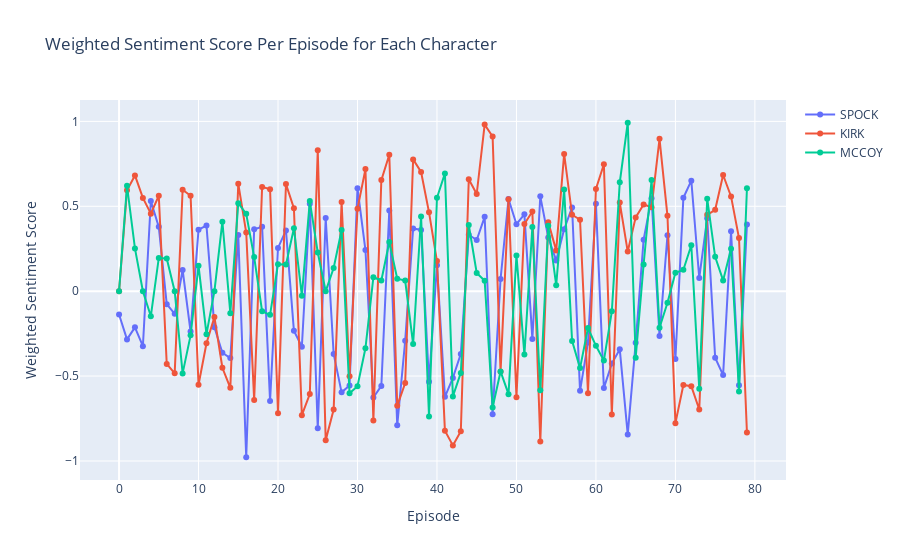

Notebook code for this chart:
### Code cell
traces = []

for char in characters_of_interest:
    # Merge sentiment scores and word counts per character per episode
    counts = pd.DataFrame(word_counts[char]) 
    char_data = pd.merge(merged_df[char], counts, left_index=True, right_index=True)
    char_data.columns = ['sent_per_episode', 'word count']
    
    # Normalize word counts
    max_word_count = char_data['word count'].max()
    char_data['normalized_word_count'] = char_data['word count'] / max_word_count
    
    # Calculate weighted sentiment score per episode
    char_data['weighted_sentiment'] = char_data['sent_per_episode'] * char_data['normalized_word_count']
    
    title_values = series_lines_raw_df['Title']
    
    # Create a Plotly trace for the character
    trace = go.Scatter(
        x=char_data.index,  # Episode numbers
        y=char_data['weighted_sentiment'],
        mode='lines+markers',
        name=char,
        text=[f'Episode: {episode}<br>Weighted Sentiment: {sentiment:.2f}<br>Title: {title}' 
              for episode, sentiment, title in zip(char_data.index, 
                                                    char_data['weighted_sentiment'], 
                                                    title_values)],  # Include 'Title' values in hover text
        hoverinfo='text'
    )
    traces.append(trace)

# Create the layout for the plot
layout = go.Layout(
    title='Weighted Sentiment Score Per Episode for Each Character',
    xaxis=dict(title='Episode'),
    yaxis=dict(title='Weighted Sentiment Score')
)

# Create the Plotly figure
fig = go.Figure(data=traces, layout=layout)

# Show the plot
fig.show()

### Figure 1 — Plotly figure (JSON) as saved in the notebook; plotly's stock layout.template omitted (floating-point values rounded to 4 significant figures)
{"data": [{"hoverinfo": "text", "mode": "lines+markers", "name": "SPOCK", "text": ["Episode: 0<br>Weighted Sentiment: -0.14<br>Title: The Cage", "Episode: 1<br>Weighted Sentiment: -0.28<br>Title: The Man Trap", "Episode: 2<br>Weighted Sentiment: -0.21<br>Title: Charlie X", "Episode: 3<br>Weighted Sentiment: -0.32<br>Title: Where No Man Has Gone Before", "Episode: 4<br>Weighted Sentiment: 0.53<br>Title: The Naked Time", "Episode: 5<br>Weighted Sentiment: 0.38<br>Title: The Enemy Within", "Episode: 6<br>Weighted Sentiment: -0.08<br>Title: Mudd's Women", "Episode: 7<br>Weighted Sentiment: -0.13<br>Title: What Are Little Girls Made\r", "Episode: 8<br>Weighted Sentiment: 0.12<br>Title: Miri", "Episode: 9<br>Weighted Sentiment: -0.24<br>Title: Dagger Of The Mind", "Episode: 10<br>Weighted Sentiment: 0.36<br>Title: The Corbomite Maneuver", "Episode: 11<br>Weighted Sentiment: 0.39<br>Title: The Menagerie", "Episode: 12<br>Weighted Sentiment: -0.21<br>Title: The Menagerie, Part 2", "Episode: 13<br>Weighted Sentiment: -0.36<br>Title: The Conscience of the King", "Episode: 14<br>Weighted Sentiment: -0.39<br>Title: Balance of Terror", "Episode: 15<br>Weighted Sentiment: 0.33<br>Title: Shore Leave", "Episode: 16<br>Weighted Sentiment: -0.98<br>Title: The Galileo Seven", "Episode: 17<br>Weighted Sentiment: 0.36<br>Title: The Squire of Gothos", "Episode: 18<br>Weighted Sentiment: 0.38<br>Title: Arena", "Episode: 19<br>Weighted Sentiment: -0.65<br>Title: Tomorrow is Yesterday", "Episode: 20<br>Weighted Sentiment: 0.25<br>Title: Court Martial", "Episode: 21<br>Weighted Sentiment: 0.36<br>Title: The Return of The Archons", "Episode: 22<br>Weighted Sentiment: -0.23<br>Title: Space Seed", "Episode: 23<br>Weighted Sentiment: -0.33<br>Title: A Taste of Armageddon", "Episode: 24<br>Weighted Sentiment: 0.51<br>Title: This Side of Paradise", "Episode: 25<br>Weighted Sentiment: -0.81<br>Title: The Devil In The Dark", "Episode: 26<br>Weighted Sentiment: 0.43<br>Title: Errand of Mercy", "Episode: 27<br>Weighted Sentiment: -0.37<br>Title: The Alternative Factor", "Episode: 28<br>Weighted Sentiment: -0.60<br>Title: The City on the Edge of Forever", "Episode: 29<br>Weighted Sentiment: -0.56<br>Title: Operation: Annihilate!", "Episode: 30<br>Weighted Sentiment: 0.61<br>Title: Amok Time", "Episode: 31<br>Weighted Sentiment: 0.24<br>Title: Who Mourns For Adonais?", "Episode: 32<br>Weighted Sentiment: -0.63<br>Title: The Changeling", "Episode: 33<br>Weighted Sentiment: -0.56<br>Title: Mirror, Mirror", "Episode: 34<br>Weighted Sentiment: 0.48<br>Title: The Apple", "Episode: 35<br>Weighted Sentiment: -0.79<br>Title: The Doomsday Machine", "Episode: 36<br>Weighted Sentiment: -0.29<br>Title: Catspaw", "Episode: 37<br>Weighted Sentiment: 0.37<br>Title: I, Mudd", "Episode: 38<br>Weighted Sentiment: 0.36<br>Title: Metamorphosis", "Episode: 39<br>Weighted Sentiment: -0.53<br>Title: Journey to Babel", "Episode: 40<br>Weighted Sentiment: 0.15<br>Title: Friday's Child", "Episode: 41<br>Weighted Sentiment: -0.62<br>Title: The Deadly Years", "Episode: 42<br>Weighted Sentiment: -0.51<br>Title: Obsession", "Episode: 43<br>Weighted Sentiment: -0.37<br>Title: Wolf In The Fold", "Episode: 44<br>Weighted Sentiment: 0.33<br>Title: The Trouble With Tribbles", "Episode: 45<br>Weighted Sentiment: 0.30<br>Title: The Gamesters Of Triskelion", "Episode: 46<br>Weighted Sentiment: 0.44<br>Title: A Piece Of The Action", "Episode: 47<br>Weighted Sentiment: -0.72<br>Title: The Immunity Syndrome", "Episode: 48<br>Weighted Sentiment: 0.07<br>Title: A Private Little War", "Episode: 49<br>Weighted Sentiment: 0.54<br>Title: Return To Tomorrow", "Episode: 50<br>Weighted Sentiment: 0.39<br>Title: Patterns Of Force", "Episode: 51<br>Weighted Sentiment: 0.45<br>Title: By Any Other Name", "Episode: 52<br>Weighted Sentiment: -0.28<br>Title: The Omega Glory", "Episode: 53<br>Weighted Sentiment: 0.56<br>Title: The Ultimate Computer", "Episode: 54<br>Weighted Sentiment: 0.32<br>Title: Bread And Circuses", "Episode: 55<br>Weighted Sentiment: 0.18<br>Title: Assignment: Earth", "Episode: 56<br>Weighted Sentiment: 0.36<br>Title: Spock's Brain", "Episode: 57<br>Weighted Sentiment: 0.49<br>Title: The Enterprise Incident", "Episode: 58<br>Weighted Sentiment: -0.59<br>Title: The Paradise Syndrome", "Episode: 59<br>Weighted Sentiment: -0.30<br>Title: And The Children Shall Lead", "Episode: 60<br>Weighted Sentiment: 0.51<br>Title: Is There In Truth No Beauty?", "Episode: 61<br>Weighted Sentiment: -0.57<br>Title: Spectre Of The Gun", "Episode: 62<br>Weighted Sentiment: -0.43<br>Title: The Day Of The Dove", "Episode: 63<br>Weighted Sentiment: -0.34<br>Title: For The World Is Hollow And\r", "Episode: 64<br>Weighted Sentiment: -0.84<br>Title: The Tholian Web", "Episode: 65<br>Weighted Sentiment: -0.30<br>Title: Plato's Stepchildren", "Episode: 66<br>Weighted Sentiment: 0.30<br>Title: Wink Of An Eye", "Episode: 67<br>Weighted Sentiment: 0.55<br>Title: The Empath", "Episode: 68<br>Weighted Sentiment: -0.26<br>Title: Elaan of Troyius", "Episode: 69<br>Weighted Sentiment: 0.33<br>Title: Whom Gods Destroy", "Episode: 70<br>Weighted Sentiment: -0.40<br>Title: Let That Be Your Last\r", "Episode: 71<br>Weighted Sentiment: 0.55<br>Title: The Mark Of Gideon", "Episode: 72<br>Weighted Sentiment: 0.65<br>Title: That Which Survives", "Episode: 73<br>Weighted Sentiment: 0.08<br>Title: The Lights Of Zetar", "Episode: 74<br>Weighted Sentiment: 0.43<br>Title: Requiem For Methuselah", "Episode: 75<br>Weighted Sentiment: -0.39<br>Title: The Way To Eden", "Episode: 76<br>Weighted Sentiment: -0.49<br>Title: The Cloud Minders", "Episode: 77<br>Weighted Sentiment: 0.35<br>Title: The Savage Curtain", "Episode: 78<br>Weighted Sentiment: -0.55<br>Title: All Our Yesterdays", "Episode: 79<br>Weighted Sentiment: 0.39<br>Title: Turnabout Intruder"], "type": "scatter", "x": [0, 1, 2, 3, 4, 5, 6, 7, 8, 9, 10, 11, 12, 13, 14, 15, 16, 17, 18, 19, 20, 21, 22, 23, 24, 25, 26, 27, 28, 29, 30, 31, 32, 33, 34, 35, 36, 37, 38, 39, 40, 41, 42, 43, 44, 45, 46, 47, 48, 49, 50, 51, 52, 53, 54, 55, 56, 57, 58, 59, 60, 61, 62, 63, 64, 65, 66, 67, 68, 69, 70, 71, 72, 73, 74, 75, 76, 77, 78, 79], "y": [-0.137, -0.2841, -0.213, -0.3239, 0.5316, 0.3789, -0.07666, -0.133, 0.1247, -0.2378, 0.3624, 0.3865, -0.2121, -0.3624, -0.3938, 0.3311, -0.9781, 0.3642, 0.3789, -0.6466, 0.2548, 0.3581, -0.233, -0.3271, 0.5146, -0.8066, 0.4307, -0.3695, -0.596, -0.555, 0.6064, 0.2421, -0.6265, -0.5578, 0.4754, -0.7904, -0.2919, 0.3697, 0.3609, -0.5335, 0.1532, -0.6225, -0.5108, -0.3693, 0.3322, 0.3016, 0.4378, -0.7247, 0.07177, 0.5428, 0.3943, 0.4526, -0.2809, 0.5587, 0.3159, 0.1814, 0.3649, 0.4933, -0.587, -0.3026, 0.5149, -0.5696, -0.4266, -0.3425, -0.8436, -0.3044, 0.3035, 0.5477, -0.2642, 0.3292, -0.3996, 0.5498, 0.6509, 0.07784, 0.4301, -0.3917, -0.4943, 0.353, -0.5537, 0.3934]}, {"hoverinfo": "text", "mode": "lines+markers", "name": "KIRK", "text": ["Episode: 0<br>Weighted Sentiment: 0.00<br>Title: The Cage", "Episode: 1<br>Weighted Sentiment: 0.59<br>Title: The Man Trap", "Episode: 2<br>Weighted Sentiment: 0.68<br>Title: Charlie X", "Episode: 3<br>Weighted Sentiment: 0.55<br>Title: Where No Man Has Gone Before", "Episode: 4<br>Weighted Sentiment: 0.46<br>Title: The Naked Time", "Episode: 5<br>Weighted Sentiment: 0.56<br>Title: The Enemy Within", "Episode: 6<br>Weighted Sentiment: -0.43<br>Title: Mudd's Women", "Episode: 7<br>Weighted Sentiment: -0.48<br>Title: What Are Little Girls Made\r", "Episode: 8<br>Weighted Sentiment: 0.60<br>Title: Miri", "Episode: 9<br>Weighted Sentiment: 0.56<br>Title: Dagger Of The Mind", "Episode: 10<br>Weighted Sentiment: -0.55<br>Title: The Corbomite Maneuver", "Episode: 11<br>Weighted Sentiment: -0.31<br>Title: The Menagerie", "Episode: 12<br>Weighted Sentiment: -0.15<br>Title: The Menagerie, Part 2", "Episode: 13<br>Weighted Sentiment: -0.45<br>Title: The Conscience of the King", "Episode: 14<br>Weighted Sentiment: -0.57<br>Title: Balance of Terror", "Episode: 15<br>Weighted Sentiment: 0.63<br>Title: Shore Leave", "Episode: 16<br>Weighted Sentiment: 0.35<br>Title: The Galileo Seven", "Episode: 17<br>Weighted Sentiment: -0.64<br>Title: The Squire of Gothos", "Episode: 18<br>Weighted Sentiment: 0.61<br>Title: Arena", "Episode: 19<br>Weighted Sentiment: 0.60<br>Title: Tomorrow is Yesterday", "Episode: 20<br>Weighted Sentiment: -0.72<br>Title: Court Martial", "Episode: 21<br>Weighted Sentiment: 0.63<br>Title: The Return of The Archons", "Episode: 22<br>Weighted Sentiment: 0.49<br>Title: Space Seed", "Episode: 23<br>Weighted Sentiment: -0.73<br>Title: A Taste of Armageddon", "Episode: 24<br>Weighted Sentiment: -0.61<br>Title: This Side of Paradise", "Episode: 25<br>Weighted Sentiment: 0.83<br>Title: The Devil In The Dark", "Episode: 26<br>Weighted Sentiment: -0.88<br>Title: Errand of Mercy", "Episode: 27<br>Weighted Sentiment: -0.70<br>Title: The Alternative Factor", "Episode: 28<br>Weighted Sentiment: 0.53<br>Title: The City on the Edge of Forever", "Episode: 29<br>Weighted Sentiment: -0.50<br>Title: Operation: Annihilate!", "Episode: 30<br>Weighted Sentiment: 0.49<br>Title: Amok Time", "Episode: 31<br>Weighted Sentiment: 0.72<br>Title: Who Mourns For Adonais?", "Episode: 32<br>Weighted Sentiment: -0.76<br>Title: The Changeling", "Episode: 33<br>Weighted Sentiment: 0.65<br>Title: Mirror, Mirror", "Episode: 34<br>Weighted Sentiment: 0.80<br>Title: The Apple", "Episode: 35<br>Weighted Sentiment: -0.68<br>Title: The Doomsday Machine", "Episode: 36<br>Weighted Sentiment: -0.54<br>Title: Catspaw", "Episode: 37<br>Weighted Sentiment: 0.78<br>Title: I, Mudd", "Episode: 38<br>Weighted Sentiment: 0.70<br>Title: Metamorphosis", "Episode: 39<br>Weighted Sentiment: 0.46<br>Title: Journey to Babel", "Episode: 40<br>Weighted Sentiment: 0.18<br>Title: Friday's Child", "Episode: 41<br>Weighted Sentiment: -0.82<br>Title: The Deadly Years", "Episode: 42<br>Weighted Sentiment: -0.91<br>Title: Obsession", "Episode: 43<br>Weighted Sentiment: -0.83<br>Title: Wolf In The Fold", "Episode: 44<br>Weighted Sentiment: 0.66<br>Title: The Trouble With Tribbles", "Episode: 45<br>Weighted Sentiment: 0.57<br>Title: The Gamesters Of Triskelion", "Episode: 46<br>Weighted Sentiment: 0.98<br>Title: A Piece Of The Action", "Episode: 47<br>Weighted Sentiment: 0.91<br>Title: The Immunity Syndrome", "Episode: 48<br>Weighted Sentiment: -0.47<br>Title: A Private Little War", "Episode: 49<br>Weighted Sentiment: 0.54<br>Title: Return To Tomorrow", "Episode: 50<br>Weighted Sentiment: -0.62<br>Title: Patterns Of Force", "Episode: 51<br>Weighted Sentiment: 0.40<br>Title: By Any Other Name", "Episode: 52<br>Weighted Sentiment: 0.47<br>Title: The Omega Glory", "Episode: 53<br>Weighted Sentiment: -0.89<br>Title: The Ultimate Computer", "Episode: 54<br>Weighted Sentiment: 0.41<br>Title: Bread And Circuses", "Episode: 55<br>Weighted Sentiment: 0.24<br>Title: Assignment: Earth", "Episode: 56<br>Weighted Sentiment: 0.81<br>Title: Spock's Brain", "Episode: 57<br>Weighted Sentiment: 0.45<br>Title: The Enterprise Incident", "Episode: 58<br>Weighted Sentiment: 0.42<br>Title: The Paradise Syndrome", "Episode: 59<br>Weighted Sentiment: -0.60<br>Title: And The Children Shall Lead", "Episode: 60<br>Weighted Sentiment: 0.60<br>Title: Is There In Truth No Beauty?", "Episode: 61<br>Weighted Sentiment: 0.75<br>Title: Spectre Of The Gun", "Episode: 62<br>Weighted Sentiment: -0.73<br>Title: The Day Of The Dove", "Episode: 63<br>Weighted Sentiment: 0.52<br>Title: For The World Is Hollow And\r", "Episode: 64<br>Weighted Sentiment: 0.23<br>Title: The Tholian Web", "Episode: 65<br>Weighted Sentiment: 0.43<br>Title: Plato's Stepchildren", "Episode: 66<br>Weighted Sentiment: 0.51<br>Title: Wink Of An Eye", "Episode: 67<br>Weighted Sentiment: 0.49<br>Title: The Empath", "Episode: 68<br>Weighted Sentiment: 0.90<br>Title: Elaan of Troyius", "Episode: 69<br>Weighted Sentiment: 0.44<br>Title: Whom Gods Destroy", "Episode: 70<br>Weighted Sentiment: -0.78<br>Title: Let That Be Your Last\r", "Episode: 71<br>Weighted Sentiment: -0.55<br>Title: The Mark Of Gideon", "Episode: 72<br>Weighted Sentiment: -0.56<br>Title: That Which Survives", "Episode: 73<br>Weighted Sentiment: -0.70<br>Title: The Lights Of Zetar", "Episode: 74<br>Weighted Sentiment: 0.45<br>Title: Requiem For Methuselah", "Episode: 75<br>Weighted Sentiment: 0.48<br>Title: The Way To Eden", "Episode: 76<br>Weighted Sentiment: 0.68<br>Title: The Cloud Minders", "Episode: 77<br>Weighted Sentiment: 0.56<br>Title: The Savage Curtain", "Episode: 78<br>Weighted Sentiment: 0.31<br>Title: All Our Yesterdays", "Episode: 79<br>Weighted Sentiment: -0.83<br>Title: Turnabout Intruder"], "type": "scatter", "x": [0, 1, 2, 3, 4, 5, 6, 7, 8, 9, 10, 11, 12, 13, 14, 15, 16, 17, 18, 19, 20, 21, 22, 23, 24, 25, 26, 27, 28, 29, 30, 31, 32, 33, 34, 35, 36, 37, 38, 39, 40, 41, 42, 43, 44, 45, 46, 47, 48, 49, 50, 51, 52, 53, 54, 55, 56, 57, 58, 59, 60, 61, 62, 63, 64, 65, 66, 67, 68, 69, 70, 71, 72, 73, 74, 75, 76, 77, 78, 79], "y": [0, 0.5947, 0.6818, 0.5495, 0.4566, 0.5619, -0.4286, -0.4841, 0.5976, 0.5619, -0.5513, -0.3064, -0.1523, -0.451, -0.5694, 0.6331, 0.3455, -0.6413, 0.6143, 0.6003, -0.7193, 0.6308, 0.4886, -0.7305, -0.606, 0.8305, -0.8787, -0.6972, 0.5253, -0.5012, 0.4851, 0.7189, -0.7617, 0.6541, 0.8039, -0.6754, -0.5409, 0.7762, 0.7023, 0.4645, 0.1777, -0.8214, -0.9082, -0.8254, 0.6595, 0.5724, 0.9812, 0.911, -0.4739, 0.542, -0.6246, 0.3953, 0.4692, -0.8852, 0.4066, 0.2399, 0.8083, 0.4501, 0.4207, -0.6008, 0.6017, 0.7474, -0.7268, 0.522, 0.2334, 0.4346, 0.5104, 0.4949, 0.8973, 0.4441, -0.7772, -0.5522, -0.56, -0.6968, 0.4497, 0.4793, 0.6843, 0.5582, 0.3132, -0.8319]}, {"hoverinfo": "text", "mode": "lines+markers", "name": "MCCOY", "text": ["Episode: 0<br>Weighted Sentiment: 0.00<br>Title: The Cage", "Episode: 1<br>Weighted Sentiment: 0.62<br>Title: The Man Trap", "Episode: 2<br>Weighted Sentiment: 0.25<br>Title: Charlie X", "Episode: 3<br>Weighted Sentiment: 0.00<br>Title: Where No Man Has Gone Before", "Episode: 4<br>Weighted Sentiment: -0.15<br>Title: The Naked Time", "Episode: 5<br>Weighted Sentiment: 0.20<br>Title: The Enemy Within", "Episode: 6<br>Weighted Sentiment: 0.19<br>Title: Mudd's Women", "Episode: 7<br>Weighted Sentiment: 0.00<br>Title: What Are Little Girls Made\r", "Episode: 8<br>Weighted Sentiment: -0.48<br>Title: Miri", "Episode: 9<br>Weighted Sentiment: -0.26<br>Title: Dagger Of The Mind", "Episode: 10<br>Weighted Sentiment: 0.15<br>Title: The Corbomite Maneuver", "Episode: 11<br>Weighted Sentiment: -0.25<br>Title: The Menagerie", "Episode: 12<br>Weighted Sentiment: 0.00<br>Title: The Menagerie, Part 2", "Episode: 13<br>Weighted Sentiment: 0.41<br>Title: The Conscience of the King", "Episode: 14<br>Weighted Sentiment: -0.13<br>Title: Balance of Terror", "Episode: 15<br>Weighted Sentiment: 0.52<br>Title: Shore Leave", "Episode: 16<br>Weighted Sentiment: 0.46<br>Title: The Galileo Seven", "Episode: 17<br>Weighted Sentiment: 0.20<br>Title: The Squire of Gothos", "Episode: 18<br>Weighted Sentiment: -0.12<br>Title: Arena", "Episode: 19<br>Weighted Sentiment: -0.14<br>Title: Tomorrow is Yesterday", "Episode: 20<br>Weighted Sentiment: 0.16<br>Title: Court Martial", "Episode: 21<br>Weighted Sentiment: 0.16<br>Title: The Return of The Archons", "Episode: 22<br>Weighted Sentiment: 0.37<br>Title: Space Seed", "Episode: 23<br>Weighted Sentiment: -0.03<br>Title: A Taste of Armageddon", "Episode: 24<br>Weighted Sentiment: 0.53<br>Title: This Side of Paradise", "Episode: 25<br>Weighted Sentiment: 0.23<br>Title: The Devil In The Dark", "Episode: 26<br>Weighted Sentiment: 0.00<br>Title: Errand of Mercy", "Episode: 27<br>Weighted Sentiment: 0.14<br>Title: The Alternative Factor", "Episode: 28<br>Weighted Sentiment: 0.36<br>Title: The City on the Edge of Forever", "Episode: 29<br>Weighted Sentiment: -0.60<br>Title: Operation: Annihilate!", "Episode: 30<br>Weighted Sentiment: -0.56<br>Title: Amok Time", "Episode: 31<br>Weighted Sentiment: -0.34<br>Title: Who Mourns For Adonais?", "Episode: 32<br>Weighted Sentiment: 0.08<br>Title: The Changeling", "Episode: 33<br>Weighted Sentiment: 0.06<br>Title: Mirror, Mirror", "Episode: 34<br>Weighted Sentiment: 0.29<br>Title: The Apple", "Episode: 35<br>Weighted Sentiment: 0.07<br>Title: The Doomsday Machine", "Episode: 36<br>Weighted Sentiment: 0.06<br>Title: Catspaw", "Episode: 37<br>Weighted Sentiment: -0.31<br>Title: I, Mudd", "Episode: 38<br>Weighted Sentiment: 0.44<br>Title: Metamorphosis", "Episode: 39<br>Weighted Sentiment: -0.74<br>Title: Journey to Babel", "Episode: 40<br>Weighted Sentiment: 0.55<br>Title: Friday's Child", "Episode: 41<br>Weighted Sentiment: 0.69<br>Title: The Deadly Years", "Episode: 42<br>Weighted Sentiment: -0.62<br>Title: Obsession", "Episode: 43<br>Weighted Sentiment: -0.48<br>Title: Wolf In The Fold", "Episode: 44<br>Weighted Sentiment: 0.39<br>Title: The Trouble With Tribbles", "Episode: 45<br>Weighted Sentiment: 0.11<br>Title: The Gamesters Of Triskelion", "Episode: 46<br>Weighted Sentiment: 0.06<br>Title: A Piece Of The Action", "Episode: 47<br>Weighted Sentiment: -0.68<br>Title: The Immunity Syndrome", "Episode: 48<br>Weighted Sentiment: -0.47<br>Title: A Private Little War", "Episode: 49<br>Weighted Sentiment: -0.61<br>Title: Return To Tomorrow", "Episode: 50<br>Weighted Sentiment: 0.21<br>Title: Patterns Of Force", "Episode: 51<br>Weighted Sentiment: -0.37<br>Title: By Any Other Name", "Episode: 52<br>Weighted Sentiment: 0.38<br>Title: The Omega Glory", "Episode: 53<br>Weighted Sentiment: -0.58<br>Title: The Ultimate Computer", "Episode: 54<br>Weighted Sentiment: 0.39<br>Title: Bread And Circuses", "Episode: 55<br>Weighted Sentiment: 0.04<br>Title: Assignment: Earth", "Episode: 56<br>Weighted Sentiment: 0.60<br>Title: Spock's Brain", "Episode: 57<br>Weighted Sentiment: -0.29<br>Title: The Enterprise Incident", "Episode: 58<br>Weighted Sentiment: -0.45<br>Title: The Paradise Syndrome", "Episode: 59<br>Weighted Sentiment: -0.22<br>Title: And The Children Shall Lead", "Episode: 60<br>Weighted Sentiment: -0.32<br>Title: Is There In Truth No Beauty?", "Episode: 61<br>Weighted Sentiment: -0.41<br>Title: Spectre Of The Gun", "Episode: 62<br>Weighted Sentiment: -0.12<br>Title: The Day Of The Dove", "Episode: 63<br>Weighted Sentiment: 0.64<br>Title: For The World Is Hollow And\r", "Episode: 64<br>Weighted Sentiment: 0.99<br>Title: The Tholian Web", "Episode: 65<br>Weighted Sentiment: -0.39<br>Title: Plato's Stepchildren", "Episode: 66<br>Weighted Sentiment: 0.16<br>Title: Wink Of An Eye", "Episode: 67<br>Weighted Sentiment: 0.65<br>Title: The Empath", "Episode: 68<br>Weighted Sentiment: -0.22<br>Title: Elaan of Troyius", "Episode: 69<br>Weighted Sentiment: -0.07<br>Title: Whom Gods Destroy", "Episode: 70<br>Weighted Sentiment: 0.11<br>Title: Let That Be Your Last\r", "Episode: 71<br>Weighted Sentiment: 0.13<br>Title: The Mark Of Gideon", "Episode: 72<br>Weighted Sentiment: 0.27<br>Title: That Which Survives", "Episode: 73<br>Weighted Sentiment: -0.58<br>Title: The Lights Of Zetar", "Episode: 74<br>Weighted Sentiment: 0.54<br>Title: Requiem For Methuselah", "Episode: 75<br>Weighted Sentiment: 0.20<br>Title: The Way To Eden", "Episode: 76<br>Weighted Sentiment: 0.06<br>Title: The Cloud Minders", "Episode: 77<br>Weighted Sentiment: 0.25<br>Title: The Savage Curtain", "Episode: 78<br>Weighted Sentiment: -0.59<br>Title: All Our Yesterdays", "Episode: 79<br>Weighted Sentiment: 0.61<br>Title: Turnabout Intruder"], "type": "scatter", "x": [0, 1, 2, 3, 4, 5, 6, 7, 8, 9, 10, 11, 12, 13, 14, 15, 16, 17, 18, 19, 20, 21, 22, 23, 24, 25, 26, 27, 28, 29, 30, 31, 32, 33, 34, 35, 36, 37, 38, 39, 40, 41, 42, 43, 44, 45, 46, 47, 48, 49, 50, 51, 52, 53, 54, 55, 56, 57, 58, 59, 60, 61, 62, 63, 64, 65, 66, 67, 68, 69, 70, 71, 72, 73, 74, 75, 76, 77, 78, 79], "y": [0, 0.6206, 0.2518, 0, -0.1473, 0.1956, 0.1931, 0, -0.4841, -0.2602, 0.1505, -0.2533, 0, 0.4092, -0.1301, 0.5182, 0.4558, 0.2009, -0.1188, -0.1394, 0.1588, 0.1565, 0.3707, -0.02687, 0.5307, 0.2278, 0, 0.1367, 0.3601, -0.6018, -0.5596, -0.3366, 0.08207, 0.06275, 0.2899, 0.07345, 0.06259, -0.3113, 0.4396, -0.7384, 0.5499, 0.6936, -0.6197, -0.4812, 0.3899, 0.1073, 0.06174, -0.6845, -0.4727, -0.6065, 0.2106, -0.3734, 0.3784, -0.5838, 0.3856, 0.03523, 0.5994, -0.2928, -0.4531, -0.2167, -0.3219, -0.4089, -0.1185, 0.6414, 0.992, -0.3922, 0.1573, 0.6542, -0.2158, -0.06867, 0.1083, 0.1258, 0.2706, -0.5752, 0.5448, 0.2023, 0.06354, 0.2499, -0.5903, 0.6062]}], "layout": {"title": {"text": "Weighted Sentiment Score Per Episode for Each Character"}, "xaxis": {"title": {"text": "Episode"}}, "yaxis": {"title": {"text": "Weighted Sentiment Score"}}}}
